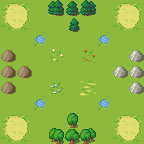

This is a level from a 2D game, rendered from its Tiled map with the project's own tilesets. A one-line summary and the complete map file follow:
An orthogonal 9x9 tile map with 16x16 px tiles, 4 tile layers (BottomLayer, DecorationLayer, ResourceLayer, FoWLayer).

<map version="1.10" tiledversion="1.11.2" orientation="orthogonal" renderorder="left-up" width="9" height="9" tilewidth="16" tileheight="16" infinite="0" nextlayerid="5" nextobjectid="1">
 <tileset firstgid="1" source="../TSX/BaseSetWithSandclockHQ.tsx" />
 <layer id="2" name="BottomLayer" width="9" height="9">
  <data encoding="csv">
247,249,1,1,1,1,1,247,249,
327,329,1,1,1,1,1,327,329,
1,1,229,1,1,1,229,1,1,
1,1,1,1,1,1,1,1,1,
1,1,1,1,1,1,1,1,1,
1,1,1,1,1,1,1,1,1,
1,1,229,1,1,1,229,1,1,
247,249,1,1,1,1,1,247,249,
327,329,1,1,1,1,1,327,329
</data>
 </layer>
 <layer id="1" name="DecorationLayer" width="9" height="9">
  <data encoding="csv">
0,0,0,0,0,0,0,0,0,
0,0,0,0,0,0,0,0,0,
0,0,0,0,0,0,0,0,0,
0,0,0,4,0,5,0,0,0,
0,0,0,0,0,0,0,0,0,
0,0,0,83,0,85,0,0,0,
0,0,0,0,0,0,0,0,0,
0,0,0,0,0,0,0,0,0,
0,0,0,0,0,0,0,0,0
</data>
 </layer>
 <layer id="3" name="ResourceLayer" width="9" height="9">
  <data encoding="csv">
0,0,0,754,753,756,0,0,0,
0,0,0,0,755,0,0,0,0,
0,0,0,0,0,0,0,0,0,
1057,0,0,0,0,0,0,0,937,
1057,1057,0,0,0,0,0,937,937,
1057,0,0,0,0,0,0,0,937,
0,0,0,0,0,0,0,0,0,
0,0,0,0,1000,0,0,0,0,
0,0,0,998,997,999,0,0,0
</data>
 </layer>
 <layer id="4" name="FoWLayer" width="9" height="9">
  <data encoding="csv">
0,0,0,0,0,0,0,0,0,
0,0,0,0,0,0,0,0,0,
0,0,0,0,0,0,0,0,0,
0,0,0,0,0,0,0,0,0,
0,0,0,0,0,0,0,0,0,
0,0,0,0,0,0,0,0,0,
0,0,0,0,0,0,0,0,0,
0,0,0,0,0,0,0,0,0,
0,0,0,0,0,0,0,0,0
</data>
 </layer>
</map>